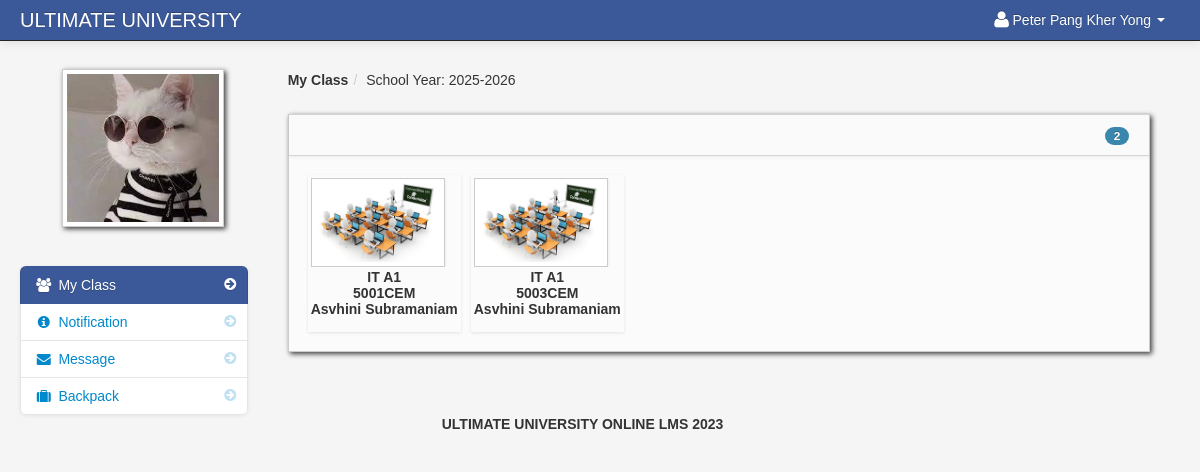
The page /dashboard_student.php (signed in) on the database its author committed.
### tables this page shows
CREATE TABLE `student` (
  `student_id` int(11) NOT NULL,
  `firstname` varchar(100) NOT NULL,
  `lastname` varchar(100) NOT NULL,
  `class_id` int(11) NOT NULL,
  `username` varchar(100) NOT NULL,
  `password` varchar(100) NOT NULL,
  `location` varchar(100) NOT NULL,
  `status` varchar(100) NOT NULL,
  `email` varchar(50) DEFAULT NULL
);

CREATE TABLE `school_year` (
  `school_year_id` int(11) NOT NULL,
  `school_year` varchar(100) NOT NULL
);

CREATE TABLE `lecturer_class_student` (
  `lecturer_class_student_id` int(11) NOT NULL,
  `lecturer_class_id` int(11) NOT NULL,
  `student_id` int(11) NOT NULL,
  `lecturer_id` int(11) NOT NULL
);

CREATE TABLE `lecturer_class` (
  `lecturer_class_id` int(11) NOT NULL,
  `lecturer_id` int(11) NOT NULL,
  `class_id` int(11) NOT NULL,
  `subject_id` int(11) NOT NULL,
  `thumbnails` varchar(100) NOT NULL,
  `school_year` varchar(100) NOT NULL
);

CREATE TABLE `class` (
  `class_id` int(11) NOT NULL,
  `class_name` varchar(100) NOT NULL
);

CREATE TABLE `subject` (
  `subject_id` int(11) NOT NULL,
  `subject_code` varchar(100) NOT NULL,
  `subject_title` varchar(100) NOT NULL,
  `category` varchar(100) NOT NULL,
  `description` longtext NOT NULL,
  `unit` int(11) NOT NULL,
  `Pre_req` varchar(100) NOT NULL,
  `semester` varchar(100) NOT NULL
);

CREATE TABLE `lecturer` (
  `lecturer_id` int(11) NOT NULL,
  `username` varchar(100) NOT NULL,
  `password` varchar(200) NOT NULL,
  `firstname` varchar(100) NOT NULL,
  `lastname` varchar(100) NOT NULL,
  `department_id` int(11) NOT NULL,
  `location` varchar(200) NOT NULL,
  `about` varchar(500) NOT NULL,
  `lecturer_status` varchar(20) DEFAULT NULL,
  `email` varchar(50) DEFAULT NULL
);

### session.php (called while the page is built, shortened)
<?php
$session_id=$_SESSION['id'];
?>

### dashboard_student.php (the view, shortened to what this page needs)
<?php include('header_dashboard.php'); ?>
<?php include('session.php'); ?>
    <body>
		<?php include('navbar_student.php'); ?>
        <div class="container-fluid">
            <div class="row-fluid">
				<?php include('student_sidebar.php'); ?>
                <div class="span9" id="content">
                     <div class="row-fluid">
					     <ul class="breadcrumb">
						<?php
						$school_year_query = mysqli_query($connection, "SELECT * from school_year order by school_year DESC")or die(mysqli_error($connection));
						$school_year_query_row = mysqli_fetch_array($school_year_query);
						$school_year = $school_year_query_row['school_year'];
						?>
							<li><a href="#"><b>My Class</b></a><span class="divider">/</span></li>
							<li><a href="#">School Year: <?php echo $school_year_query_row['school_year']; ?></a></li>
						</ul>
                        <div class="block">
                            <div class="navbar navbar-inner block-header">
                                <div id="" class="muted pull-right">
									<?php $query = mysqli_query($connection, "SELECT * from lecturer_class_student
														LEFT JOIN lecturer_class ON lecturer_class.lecturer_class_id = lecturer_class_student.lecturer_class_id
														LEFT JOIN class ON class.class_id = lecturer_class.class_id
														LEFT JOIN subject ON subject.subject_id = lecturer_class.subject_id
														LEFT JOIN lecturer ON lecturer.lecturer_id = lecturer_class.lecturer_id
														where student_id = '$session_id' and school_year = '$school_year'
														")or die(mysqli_error($connection));
														$count = mysqli_num_rows($query);
									?>
												<span class="badge badge-info"><?php echo $count; ?></span>
								</div>
                            </div>
                            <div class="block-content collapse in">
                                <div class="span12">
  										<ul	 id="da-thumbs" class="da-thumbs">
													<?php
														if ($count != '0'){
														while($row = mysqli_fetch_array($query)){
														$id = $row['lecturer_class_id'];
													?>
											<li>
												<a href="my_classmates.php<?php echo '?id='.$id; ?>">
														<img src ="<?php echo $row['thumbnails'] ?>" width="124" height="140" class="img-polaroid">
												</a>
												<p class="class"><?php echo $row['class_name']; ?></p>
												<p class="subject"><?php echo $row['subject_code']; ?></p>
												<p class="subject"><?php echo $row['firstname']." ".$row['lastname']?></p>
											</li>
									<?php }}else{ ?>
									<div class="alert alert-info"><i class="icon-info-sign"></i> You are currently not enrolled to your class</div>
									<?php } ?>
									</ul>
                                </div>
                            </div>
                        </div>
                    </div>
                </div>
            </div>
		<?php include('footer.php'); ?>
        </div>
		<?php include('script.php'); ?>
    </body>
</html>

### header_dashboard.php (shortened to what this page needs)
<!DOCTYPE html>
<html class="no-js">
    <head>
        <link href="admin/bootstrap/css/bootstrap.min.css" rel="stylesheet" media="screen">
        <link href="admin/bootstrap/css/bootstrap-responsive.min.css" rel="stylesheet" media="screen">
        <link href="admin/bootstrap/css/font-awesome.css" rel="stylesheet" media="screen">
        <link href="admin/bootstrap/css/my_style.css" rel="stylesheet" media="screen">
        <link href="admin/bootstrap/css/print.css" rel="stylesheet" media="print">
        <link href="admin/vendors/easypiechart/jquery.easy-pie-chart.css" rel="stylesheet" media="screen">
        <link href="admin/assets/styles.css" rel="stylesheet" media="screen">
		<link href="admin/vendors/fullcalendar/fullcalendar.css" rel="stylesheet" media="screen">
		<link href="admin/assets/DT_bootstrap.css" rel="stylesheet" media="screen">
		<link href="admin/vendors/jGrowl/jquery.jgrowl.css" rel="stylesheet" media="screen">
		<link rel="stylesheet" type="text/css" href="admin/vendors/bootstrap-wysihtml5/src/bootstrap-wysihtml5.css"></link>
		<link href="admin/vendors/jGrowl/jquery.jgrowl.css" rel="stylesheet" media="screen">
    </head>

### navbar_student.php (shortened to what this page needs)
<div class="navbar navbar-fixed-top navbar-inverse">
    <div class="navbar-inner">
        <div class="container-fluid">
            <a class="brand" href="#">ULTIMATE UNIVERSITY</a>
            <div class="nav-collapse collapse">
                <ul class="nav pull-right">
                    <?php
                    $query = mysqli_query($connection, "SELECT * from student where student_id = '$session_id'") or die(mysqli_error($connection));
                    $row = mysqli_fetch_array($query);
                    if ($row && isset($row['firstname']) && isset($row['lastname'])) {
                    ?>
                        <li class="dropdown">
                            <a href="#" role="button" class="dropdown-toggle" data-toggle="dropdown">
                                <i class="icon-user icon-large"></i><?php echo $row['firstname'] . " " . $row['lastname'];  ?>
                                <i class="caret"></i>
                            </a>
                        </li>
                    <?php
                    }
                    ?>
                </ul>
            </div>
        </div>
    </div>
</div>

### student_sidebar.php (shortened to what this page needs)
<div class="span3" id="sidebar">
					<img id="avatar" class="img-polaroid" src="admin/<?php echo $row['location']; ?>">
		<ul class="nav nav-list bs-docs-sidenav nav-collapse collapse">
			<li class="active"><a href="dashboard_student.php"><i class="icon-chevron-right"></i><i class="icon-group"></i>&nbsp;My Class</a></li>
			<li class="">
				<a href="student_notification.php"><i class="icon-chevron-right"></i><i class="icon-info-sign"></i>&nbsp;Notification
				</a>
			</li>
			<li class="">
			<a href="student_message.php"><i class="icon-chevron-right"></i><i class="icon-envelope-alt"></i>&nbsp;Message
			</a>
			</li>
			 <li class=""><a href="backpack.php"><i class="icon-chevron-right"></i><i class="icon-suitcase"></i>&nbsp;Backpack</a></li>
		</ul>
</div>

### footer.php
<center>
		<footer>
		<p>ULTIMATE UNIVERSITY ONLINE LMS 2023</p>
		</footer>
</center>

### script.php (shortened to what this page needs)
	<link href="admin/vendors/datepicker.css" rel="stylesheet" media="screen">
	<link href="admin/vendors/uniform.default.css" rel="stylesheet" media="screen">
	<link href="admin/vendors/chosen.min.css" rel="stylesheet" media="screen">
<link rel="stylesheet" type="text/css" href="admin/assets//style.css" />
	<link href="admin/vendors/datepicker.css" rel="stylesheet" media="screen">

### admin/assets/styles.css (style rules this page uses)
body { padding-top: 60px; padding-bottom: 40px; background-color: #f5f5f5; }
#content { margin-left:0px; }
.breadcrumb { margin: 0 0 0px; padding: 10px 0px; background-color: transparent; }
.block { background: url("../images/pixel-60fff.png") repeat scroll 0 0 rgba(0, 0, 0, 0) !important; border: 1px solid #ccc; background: white; margin: 1em 0em; border-top: none; -webkit-box-shadow: 2px 2px 5px rgba(0, 0, 6, 0.75); -moz-box-shadow: 2px 2px 5px rgba(0, 0, 6, 0.75); box-shadow: 2px 2px 5px rgba(0, 0, 6, 0.75); }
.block-content { margin: 1em; min-height: .25em; }
.block-header { margin-bottom: 0px; border-right: none; border-left: none; -webkit-border-radius: 0px; -moz-border-radius: 0px; border-radius: 0px; }
.block-header div { padding-top: 10px; }
.bs-docs-sidenav { max-width: 228px; margin: 30px 0 0; padding: 0; background-color: #fff; -webkit-border-radius: 6px; -moz-border-radius: 6px; border-radius: 6px; -webkit-box-shadow: 0 1px 4px rgba(0,0,0,.065); -moz-box-shadow: 0 1px 4px rgba(0,0,0,.065); box-shadow: 0 1px 4px rgba(0,0,0,.065); }
.bs-docs-sidenav > li > a { display: block; width: 190px \9; margin: 0 0 -1px; padding: 8px 14px; border: 1px solid #e5e5e5; }
.bs-docs-sidenav > li:first-child > a { -webkit-border-radius: 6px 6px 0 0; -moz-border-radius: 6px 6px 0 0; border-radius: 6px 6px 0 0; }
.bs-docs-sidenav > li:last-child > a { -webkit-border-radius: 0 0 6px 6px; -moz-border-radius: 0 0 6px 6px; border-radius: 0 0 6px 6px; }
.bs-docs-sidenav > .active > a { position: relative; z-index: 2; padding: 9px 15px; border: 0; text-shadow: 0 1px 0 rgba(0,0,0,.15); -webkit-box-shadow: inset 1px 0 0 rgba(0,0,0,.1), inset -1px 0 0 rgba(0,0,0,.1); -moz-box-shadow: inset 1px 0 0 rgba(0,0,0,.1), inset -1px 0 0 rgba(0,0,0,.1); box-shadow: inset 1px 0 0 rgba(0,0,0,.1), inset -1px 0 0 rgba(0,0,0,.1); }
.bs-docs-sidenav .icon-chevron-right { float: right; margin-top: 2px; margin-right: -6px; opacity: .25; }
.bs-docs-sidenav .active .icon-chevron-right, .bs-docs-sidenav .active a:hover .icon-chevron-right { opacity: 1; }

### admin/assets/style.css (style rules this page uses)
.da-thumbs { float: left; list-style: none outside none; margin: 0; padding: 0; position: relative; }
.da-thumbs li { float: left; margin: 5px; padding: 3px; position: relative; box-shadow: 0 1px 3px rgba(0,0,0,0.1); }
.da-thumbs li a, .da-thumbs li a img { display: block; position: relative; }
.da-thumbs li a { overflow: hidden; }
.class { font-family: helvetica !important; font-weight: bold; text-align: center; }
.subject { font-family: helvetica !important; font-weight: bold; text-align: center; margin-top: -14px; }

### rows shown on the page
student: firstname "Peter", lastname "Pang Kher Yong", location (picture)
school_year: school_year "2025-2026"
lecturer_class_student: lecturer_class.thumbnails (picture), class.class_name "IT A1", subject.subject_code "5001CEM", lecturer.firstname "Asvhini", lecturer.lastname "Subramaniam"
lecturer_class_student: lecturer_class.thumbnails (picture), class.class_name "IT A1", subject.subject_code "5003CEM", lecturer.firstname "Asvhini", lecturer.lastname "Subramaniam"

### other values the page prints
$count "2"
